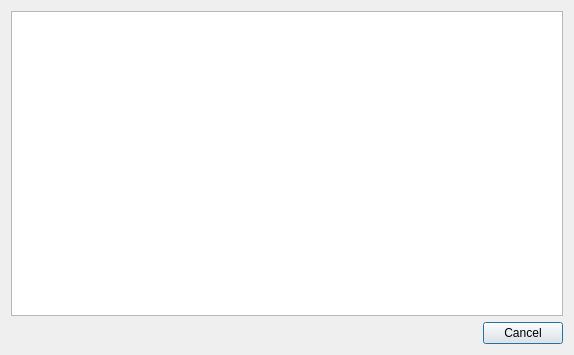
<?xml version="1.0" encoding="UTF-8"?>
<ui version="4.0">
 <class>UpgraderDialog</class>
 <widget class="QDialog" name="UpgraderDialog">
  <property name="geometry">
   <rect>
    <x>0</x>
    <y>0</y>
    <width>574</width>
    <height>355</height>
   </rect>
  </property>
  <property name="windowTitle">
   <string>Dialog</string>
  </property>
  <layout class="QVBoxLayout" name="verticalLayout">
   <item>
    <widget class="QTextEdit" name="textEdit">
     <property name="readOnly">
      <bool>true</bool>
     </property>
    </widget>
   </item>
   <item>
    <widget class="QDialogButtonBox" name="buttonBox">
     <property name="orientation">
      <enum>Qt::Horizontal</enum>
     </property>
     <property name="standardButtons">
      <set>QDialogButtonBox::Cancel</set>
     </property>
    </widget>
   </item>
  </layout>
 </widget>
 <resources/>
 <connections>
  <connection>
   <sender>buttonBox</sender>
   <signal>accepted()</signal>
   <receiver>UpgraderDialog</receiver>
   <slot>accept()</slot>
   <hints>
    <hint type="sourcelabel">
     <x>248</x>
     <y>254</y>
    </hint>
    <hint type="destinationlabel">
     <x>157</x>
     <y>274</y>
    </hint>
   </hints>
  </connection>
  <connection>
   <sender>buttonBox</sender>
   <signal>rejected()</signal>
   <receiver>UpgraderDialog</receiver>
   <slot>reject()</slot>
   <hints>
    <hint type="sourcelabel">
     <x>316</x>
     <y>260</y>
    </hint>
    <hint type="destinationlabel">
     <x>286</x>
     <y>274</y>
    </hint>
   </hints>
  </connection>
 </connections>
</ui>
